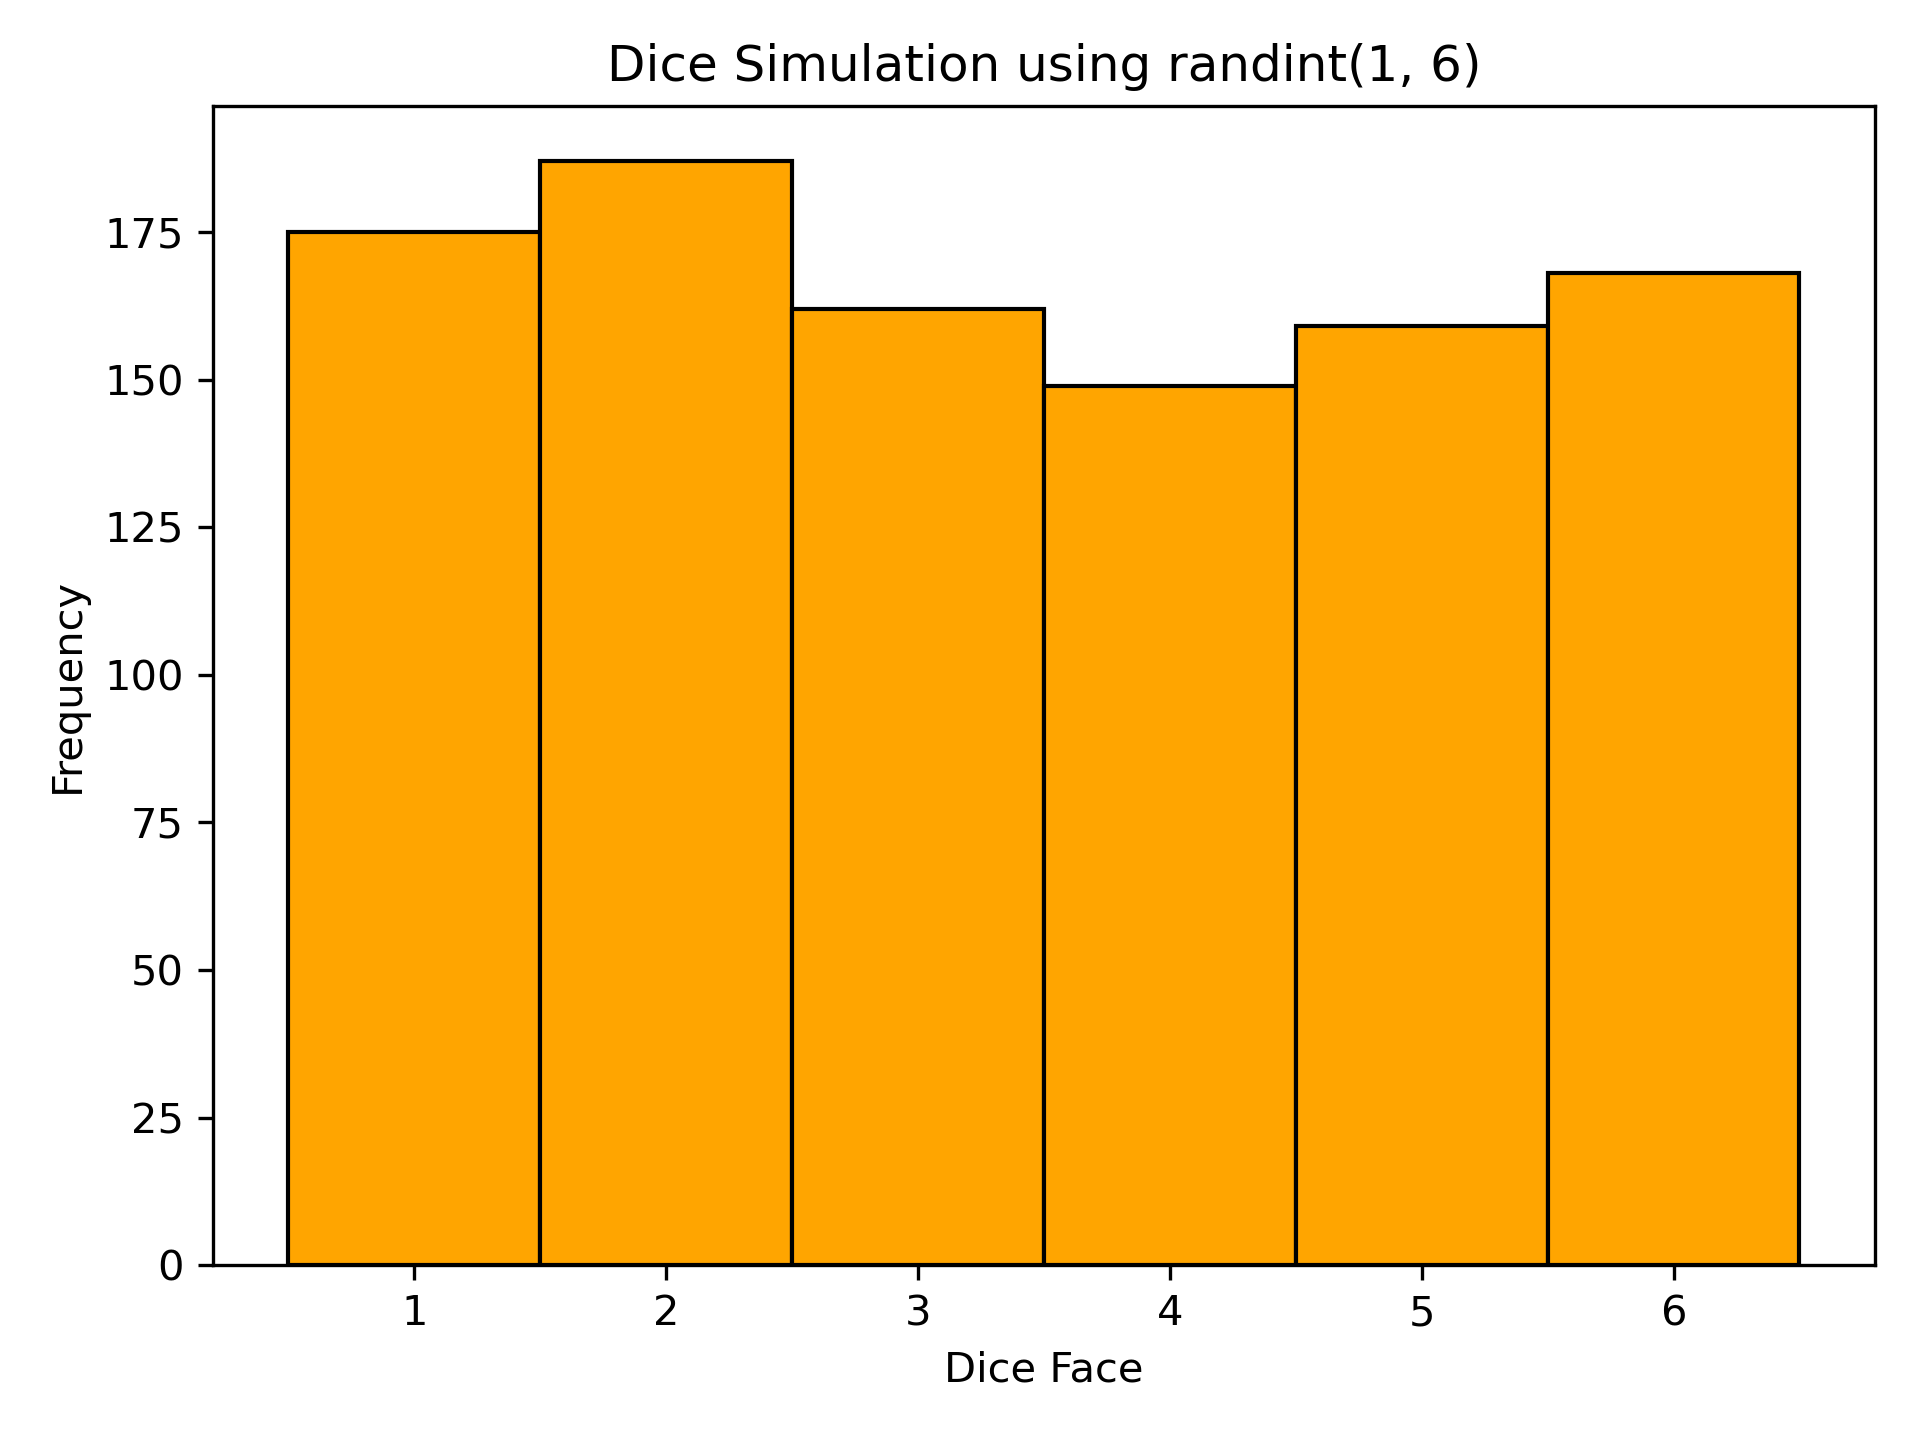

Generate this figure with Python:
import random, matplotlib.pyplot as plt

rolls = [random.randint(1, 6) for _ in range(1000)]
plt.hist(rolls, bins=range(1,8), align='left', color='orange', edgecolor='black')
plt.title("Dice Simulation using randint(1, 6)")
plt.xlabel("Dice Face"); plt.ylabel("Frequency")
plt.tight_layout()
plt.savefig("randint_dice.png", dpi=300)
plt.show()
